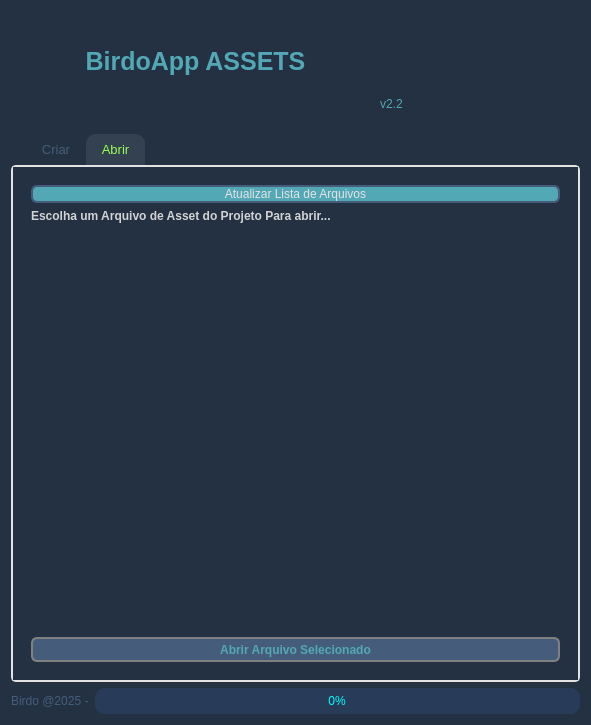
<?xml version="1.0" encoding="UTF-8"?>
<ui version="4.0">
 <class>dialog</class>
 <widget class="QDialog" name="dialog">
  <property name="windowModality">
   <enum>Qt::NonModal</enum>
  </property>
  <property name="geometry">
   <rect>
    <x>0</x>
    <y>0</y>
    <width>591</width>
    <height>725</height>
   </rect>
  </property>
  <property name="sizePolicy">
   <sizepolicy hsizetype="Fixed" vsizetype="Fixed">
    <horstretch>0</horstretch>
    <verstretch>0</verstretch>
   </sizepolicy>
  </property>
  <property name="minimumSize">
   <size>
    <width>591</width>
    <height>725</height>
   </size>
  </property>
  <property name="maximumSize">
   <size>
    <width>591</width>
    <height>725</height>
   </size>
  </property>
  <property name="windowTitle">
   <string>BirdoApp Assets</string>
  </property>
  <property name="styleSheet">
   <string notr="true">QWidget{	
	background-color: #233142;
}

QLabel{
	color: #53a8b6;
}

QLabel:disabled {
	color: #455d7a;
}

QGroupBox {
	color: #53a8b6;
}

QGroupBox:disabled {
	color: #455d7a;
}

QTabWidget::pane {
	border: 2px solid #e3e3e3;
	border-radius: 5px;
} 

QTabWidget::tab-bar {
    left: 15px; /* move to the right by 5px */
}

QTabBar::tab {
	color: #455d7a;
	background: transparent; 
	border: null;
	border-top-right-radius: 10px;
	border-top-left-radius: 10px;
	padding-top: 8px;
	padding-bottom: 8px;
	padding-right: 15px;
	padding-left: 15px;
} 

QTabBar::tab:selected {
	color:  rgb(150, 255, 83);
	background: rgba(255, 255, 255, 20); 
}

QCheckBox {
	color: #e3e3e3;
    spacing: 5px;
}

QCheckBox:unchecked {
	color: #53a8b6;
}

QCheckBox:checked {
	color: #7c73e6;
}

QCheckBox::indicator:unchecked {
    border: 1px solid white;
	border-radius: 2px;
	background-color:#233142;
}

QCheckBox::indicator:checked {
    border: 2px solid lightgray;
	border-radius: 6px;
	background-color: rgb(56, 186, 255);
}

QCheckBox:disabled{
	color: gray;
}

QCheckBox::indicator:checked:disabled {
    color: rgb(250, 90, 120);
	background-color: #233142;
	border-color: gray;
}

QCheckBox::indicator:unchecked:disabled {
    color: rgb(250, 90, 120);
	background-color: #233142;
	border-color: gray;
}

QComboBox {
	color: #233142;
    border: 2px solid #455d7a;
    border-radius: 6px;
    padding: 1px 18px 1px 3px;
    min-width: 6em;
}

QComboBox::down-arrow {
      image: null;
}

QComboBox:!editable, QComboBox::drop-down:editable {
     background: #e3e3e3;
}

QComboBox:on { /* shift the text when the popup opens */
    padding-top: 3px;
    padding-left: 4px;
}

QComboBox::drop-down {
    width: 15px;
	background-color: #e3e3e3;
    border-left-width: 2px;
    border-left-color: #455d7a;
    border-left-style: solid; /* just a single line */
    border-top-right-radius: 3px; /* same radius as the QComboBox */
    border-bottom-right-radius: 3px;
}

QComboBox:hover{
    border: 2px solid white;
    color: #53a8b6;
}

QComboBox QAbstractItemView{
    border: 2px solid white;
	border-radius: 10px;
    color: #233142;
	background-color: lightgray;
    selection-background-color: rgb(40, 30, 50);
	selection-color: white;
	padding: 3px 3px ;
}

QComboBox:disabled{
	color: rgb(250, 90, 120);
	background-color: rgb(250, 200, 200);
	border-color: gray;
}

QScrollArea{
	border: 2px solid #455d7a;
	border-radius: 15px;
}

QScrollBar::handle {
	border-radius: 10px;
 	border: none;
	background-color: #455d7a;
	width: 5px;
}

QScrollBar::add-page{ 
	border: none;
    background-color: transparent;
}

QScrollBar::sub-page {
    background-color: transparent;
	border: none;
}

QScrollBar::add-line {
    border: none;
    background-color: transparent;
}

QScrollBar::sub-line {
    border: none;
    background-color: transparent;
}

QScrollBar:arrow{
	border: none;
	background: transparent;
	color: none;
	image: none;
}

QPushButton {
	color: #e3e3e3;
    border: 2px solid #455d7a;
    border-radius: 6px;
	background-color: #53a8b6;
}

QPushButton:hover{
    border: 2px solid white;
    color: white;
}

QPushButton:pressed {
	color: #e3e3e3;
	border-color: #e3e3e3;
    background-color: #455d7a;
}

QPushButton::disabled {
	border-color: gray;
	background: #455d7a;
	color: #53a8b6;
}

QLineEdit {
	color: #5585b5;
    border: 2px solid #455d7a;
    border-radius: 5px;
    padding: 0 8px;
    background: #e3e3e3;
    selection-background-color: darkgray;
}

QLineEdit:hover{
    border: 2px solid white;
    color: black;
}

QLineEdit:disabled{
	color: #f95959;
	background-color: #79c2d0;
	border-color: rgb(255, 230, 220);
}

QProgressBar {
	color: rgb(0, 255, 255);
	padding: 2 2px;
	border: null;
	border-radius: 10px;
	min-height: 20px;
	background-color: rgb(40, 60, 90);	
}

QProgressBar::chunk {
	border: null;
	border-radius: 10px;
	background: rgb(50, 75, 100);
}</string>
  </property>
  <property name="sizeGripEnabled">
   <bool>false</bool>
  </property>
  <property name="modal">
   <bool>false</bool>
  </property>
  <layout class="QVBoxLayout" name="verticalLayout_2">
   <item>
    <layout class="QGridLayout" name="gridLayout_4">
     <property name="spacing">
      <number>0</number>
     </property>
     <item row="0" column="2">
      <widget class="QLabel" name="proj_logo">
       <property name="sizePolicy">
        <sizepolicy hsizetype="Fixed" vsizetype="Fixed">
         <horstretch>0</horstretch>
         <verstretch>0</verstretch>
        </sizepolicy>
       </property>
       <property name="minimumSize">
        <size>
         <width>100</width>
         <height>100</height>
        </size>
       </property>
       <property name="maximumSize">
        <size>
         <width>100</width>
         <height>100</height>
        </size>
       </property>
       <property name="text">
        <string/>
       </property>
       <property name="scaledContents">
        <bool>true</bool>
       </property>
      </widget>
     </item>
     <item row="0" column="0">
      <widget class="QLabel" name="label_7">
       <property name="font">
        <font>
         <pointsize>19</pointsize>
         <weight>75</weight>
         <bold>true</bold>
        </font>
       </property>
       <property name="text">
        <string>BirdoApp ASSETS</string>
       </property>
       <property name="alignment">
        <set>Qt::AlignCenter</set>
       </property>
      </widget>
     </item>
     <item row="0" column="1">
      <widget class="QLabel" name="label_9">
       <property name="sizePolicy">
        <sizepolicy hsizetype="Fixed" vsizetype="Preferred">
         <horstretch>0</horstretch>
         <verstretch>0</verstretch>
        </sizepolicy>
       </property>
       <property name="maximumSize">
        <size>
         <width>100</width>
         <height>16777215</height>
        </size>
       </property>
       <property name="text">
        <string>v2.2</string>
       </property>
       <property name="alignment">
        <set>Qt::AlignBottom|Qt::AlignJustify</set>
       </property>
      </widget>
     </item>
    </layout>
   </item>
   <item>
    <spacer name="horizontalSpacer">
     <property name="orientation">
      <enum>Qt::Horizontal</enum>
     </property>
     <property name="sizeHint" stdset="0">
      <size>
       <width>566</width>
       <height>17</height>
      </size>
     </property>
    </spacer>
   </item>
   <item>
    <widget class="QTabWidget" name="tabWidget">
     <property name="font">
      <font>
       <pointsize>10</pointsize>
      </font>
     </property>
     <property name="currentIndex">
      <number>1</number>
     </property>
     <widget class="QWidget" name="tab">
      <attribute name="title">
       <string>Criar</string>
      </attribute>
      <layout class="QVBoxLayout" name="verticalLayout">
       <item>
        <widget class="QWidget" name="widget" native="true">
         <layout class="QGridLayout" name="gridLayout">
          <item row="1" column="0">
           <widget class="QLabel" name="label">
            <property name="minimumSize">
             <size>
              <width>0</width>
              <height>0</height>
             </size>
            </property>
            <property name="maximumSize">
             <size>
              <width>16777215</width>
              <height>30</height>
             </size>
            </property>
            <property name="font">
             <font>
              <weight>50</weight>
              <bold>false</bold>
             </font>
            </property>
            <property name="text">
             <string>Tipo:</string>
            </property>
           </widget>
          </item>
          <item row="2" column="0">
           <widget class="QComboBox" name="comboBox">
            <property name="sizePolicy">
             <sizepolicy hsizetype="Fixed" vsizetype="MinimumExpanding">
              <horstretch>0</horstretch>
              <verstretch>0</verstretch>
             </sizepolicy>
            </property>
            <property name="minimumSize">
             <size>
              <width>97</width>
              <height>30</height>
             </size>
            </property>
            <property name="maximumSize">
             <size>
              <width>80</width>
              <height>30</height>
             </size>
            </property>
            <property name="toolTip">
             <string>Tipo do asset </string>
            </property>
            <property name="styleSheet">
             <string notr="true">QComboBox {
	color: black;
    border: 2px solid white;
    border-radius: 6px;
    padding: 1px 18px 1px 3px;
    min-width: 6em;
}

QComboBox:!editable, QComboBox::drop-down:editable {
     background: lightgray;
}

QComboBox:on { /* shift the text when the popup opens */
    padding-top: 3px;
    padding-left: 4px;
}

QComboBox::drop-down {
    width: 20px;
	background-color: rgb(194, 194, 194);
    border-left-width: 2px;
    border-left-color: darkgray;
    border-left-style: solid; /* just a single line */
    border-top-right-radius: 3px; /* same radius as the QComboBox */
    border-bottom-right-radius: 3px;
}

QComboBox:hover{
    border: 2px solid #05B8CC;
    color: white;
}

QComboBox QAbstractItemView{
    border: null;
	border-radius: 10px;
    color: black;
	background-color: lightgray;
    selection-background-color: #05B8CC;
	selection-color: white;
	padding: 3px 3px ;
}</string>
            </property>
           </widget>
          </item>
          <item row="0" column="0" colspan="2">
           <widget class="QLabel" name="label_8">
            <property name="font">
             <font>
              <weight>75</weight>
              <bold>true</bold>
             </font>
            </property>
            <property name="styleSheet">
             <string notr="true">QLabel {
	color: lightgray;
}</string>
            </property>
            <property name="text">
             <string>Escolha o nome do arquivo...</string>
            </property>
           </widget>
          </item>
          <item row="2" column="2">
           <widget class="QLineEdit" name="lineEdit">
            <property name="sizePolicy">
             <sizepolicy hsizetype="Fixed" vsizetype="MinimumExpanding">
              <horstretch>0</horstretch>
              <verstretch>0</verstretch>
             </sizepolicy>
            </property>
            <property name="minimumSize">
             <size>
              <width>270</width>
              <height>25</height>
             </size>
            </property>
            <property name="maximumSize">
             <size>
              <width>16777215</width>
              <height>30</height>
             </size>
            </property>
            <property name="toolTip">
             <string>&lt;html&gt;&lt;head/&gt;&lt;body&gt;&lt;p&gt;Nome do asset&lt;/p&gt;&lt;p&gt;OBS: Caracteres Nao aceitos serao retirados e considerados 'espaco', trocando a primeira Letra depois deles para UpperCase!&lt;/p&gt;&lt;/body&gt;&lt;/html&gt;</string>
            </property>
            <property name="styleSheet">
             <string notr="true"/>
            </property>
            <property name="text">
             <string/>
            </property>
            <property name="placeholderText">
             <string>Escolha um nome...</string>
            </property>
           </widget>
          </item>
          <item row="1" column="1">
           <widget class="QLabel" name="label_2">
            <property name="minimumSize">
             <size>
              <width>0</width>
              <height>0</height>
             </size>
            </property>
            <property name="maximumSize">
             <size>
              <width>16777215</width>
              <height>30</height>
             </size>
            </property>
            <property name="font">
             <font>
              <weight>50</weight>
              <bold>false</bold>
             </font>
            </property>
            <property name="text">
             <string>Numero:</string>
            </property>
           </widget>
          </item>
          <item row="3" column="0" colspan="3">
           <layout class="QGridLayout" name="gridLayout_2" columnstretch="0,2">
            <item row="2" column="0" colspan="2">
             <widget class="QLabel" name="labelLimit">
              <property name="maximumSize">
               <size>
                <width>16777215</width>
                <height>20</height>
               </size>
              </property>
              <property name="font">
               <font>
                <weight>50</weight>
                <italic>false</italic>
                <bold>false</bold>
               </font>
              </property>
              <property name="styleSheet">
               <string notr="true">QLabel {
	color: Red;
	background-color: rgb(232, 173, 168);
	border-radius: 5px;
}</string>
              </property>
              <property name="text">
               <string>...Tamanho do nome excede 23 caracteres!!!</string>
              </property>
              <property name="alignment">
               <set>Qt::AlignCenter</set>
              </property>
             </widget>
            </item>
            <item row="1" column="0">
             <widget class="QLabel" name="label_4">
              <property name="text">
               <string>Nome do asset:</string>
              </property>
             </widget>
            </item>
            <item row="1" column="1">
             <widget class="QLabel" name="nameLabel">
              <property name="enabled">
               <bool>true</bool>
              </property>
              <property name="minimumSize">
               <size>
                <width>0</width>
                <height>25</height>
               </size>
              </property>
              <property name="maximumSize">
               <size>
                <width>16777215</width>
                <height>30</height>
               </size>
              </property>
              <property name="font">
               <font>
                <weight>75</weight>
                <bold>true</bold>
               </font>
              </property>
              <property name="toolTip">
               <string>Nome formatado</string>
              </property>
              <property name="styleSheet">
               <string notr="true">QLabel {
	color: lightgray;
    border: 2px solid white;
    border-radius: 3px;
    padding: 2px;
}</string>
              </property>
              <property name="frameShape">
               <enum>QFrame::WinPanel</enum>
              </property>
              <property name="text">
               <string>Nome final...</string>
              </property>
             </widget>
            </item>
            <item row="0" column="1">
             <widget class="Line" name="line_2">
              <property name="orientation">
               <enum>Qt::Horizontal</enum>
              </property>
             </widget>
            </item>
           </layout>
          </item>
          <item row="4" column="0" colspan="3">
           <layout class="QGridLayout" name="gridLayout_3">
            <item row="1" column="1">
             <widget class="QLineEdit" name="lineFolder">
              <property name="sizePolicy">
               <sizepolicy hsizetype="Expanding" vsizetype="MinimumExpanding">
                <horstretch>0</horstretch>
                <verstretch>0</verstretch>
               </sizepolicy>
              </property>
              <property name="minimumSize">
               <size>
                <width>0</width>
                <height>28</height>
               </size>
              </property>
              <property name="maximumSize">
               <size>
                <width>16777215</width>
                <height>30</height>
               </size>
              </property>
              <property name="toolTip">
               <string>Pasta onde salvar o arquivo</string>
              </property>
              <property name="styleSheet">
               <string notr="true"/>
              </property>
              <property name="text">
               <string/>
              </property>
              <property name="placeholderText">
               <string>Escolha uma pasta onde salvar...</string>
              </property>
             </widget>
            </item>
            <item row="0" column="0" colspan="2">
             <widget class="QLabel" name="label_6">
              <property name="minimumSize">
               <size>
                <width>0</width>
                <height>22</height>
               </size>
              </property>
              <property name="maximumSize">
               <size>
                <width>16777215</width>
                <height>15</height>
               </size>
              </property>
              <property name="font">
               <font>
                <weight>50</weight>
                <bold>false</bold>
               </font>
              </property>
              <property name="text">
               <string>Pasta destino:</string>
              </property>
             </widget>
            </item>
            <item row="1" column="0">
             <widget class="QPushButton" name="button_folder">
              <property name="sizePolicy">
               <sizepolicy hsizetype="Fixed" vsizetype="MinimumExpanding">
                <horstretch>0</horstretch>
                <verstretch>0</verstretch>
               </sizepolicy>
              </property>
              <property name="minimumSize">
               <size>
                <width>35</width>
                <height>25</height>
               </size>
              </property>
              <property name="maximumSize">
               <size>
                <width>44</width>
                <height>30</height>
               </size>
              </property>
              <property name="toolTip">
               <string>escolha um folder...</string>
              </property>
              <property name="styleSheet">
               <string notr="true">QPushButton {
	color: rgb(72, 72, 72);
    border: 2px solid white;
    border-radius: 6px;
	background-color: lightgray;
	max-width: 40px;
}

QPushButton:pressed {
	color: white;
	border-color: white;
    background-color: #05B8CC;
}

QPushButton:flat {
    border: none; /* no border for a flat push button */
}

QPushButton:default {
    border-color: navy; /* make the default button prominent */
}

QPushButton:hover{
    border: 2px solid #05B8CC;
    color: black;
}</string>
              </property>
              <property name="text">
               <string>...</string>
              </property>
             </widget>
            </item>
           </layout>
          </item>
          <item row="1" column="2">
           <widget class="QLabel" name="label_3">
            <property name="minimumSize">
             <size>
              <width>0</width>
              <height>0</height>
             </size>
            </property>
            <property name="maximumSize">
             <size>
              <width>16777215</width>
              <height>30</height>
             </size>
            </property>
            <property name="font">
             <font>
              <weight>50</weight>
              <bold>false</bold>
             </font>
            </property>
            <property name="text">
             <string>Nome:</string>
            </property>
           </widget>
          </item>
          <item row="2" column="1">
           <widget class="QSpinBox" name="spinBox">
            <property name="sizePolicy">
             <sizepolicy hsizetype="Fixed" vsizetype="MinimumExpanding">
              <horstretch>0</horstretch>
              <verstretch>0</verstretch>
             </sizepolicy>
            </property>
            <property name="minimumSize">
             <size>
              <width>69</width>
              <height>25</height>
             </size>
            </property>
            <property name="maximumSize">
             <size>
              <width>70</width>
              <height>30</height>
             </size>
            </property>
            <property name="toolTip">
             <string>Numero do asset. Cada asset tem um numero identificador</string>
            </property>
            <property name="layoutDirection">
             <enum>Qt::LeftToRight</enum>
            </property>
            <property name="styleSheet">
             <string notr="true">QSpinBox {
	color: black;
    border: 2px solid white;
	border-radius: 6px;
	background-color: lightgray;
}

QSpinBox::up-button {
    width: 15px;
	background-color: rgb(194, 194, 194);
    border-left: 2px solid darkgray;
	border-bottom: 2px solid darkgray;
    border-top-right-radius: 3px; /* same radius as the QSpinBox */
    border-bottom-right-radius: 3px;
}

QSpinBox::down-button {
    width: 15px;
	background-color: rgb(194, 194, 194);
    border-left: 2px solid darkgray;
	border-up: 2px solid darkgray;
    border-top-right-radius: 3px; /* same radius as the QSpinBox */
    border-bottom-right-radius: 3px;
}

QSpinBox:hover{
    border: 2px solid #05B8CC;
    color: white;
}
</string>
            </property>
            <property name="alignment">
             <set>Qt::AlignCenter</set>
            </property>
            <property name="prefix">
             <string>00</string>
            </property>
            <property name="maximum">
             <number>999</number>
            </property>
           </widget>
          </item>
          <item row="6" column="2">
           <spacer name="verticalSpacer">
            <property name="orientation">
             <enum>Qt::Vertical</enum>
            </property>
            <property name="sizeType">
             <enum>QSizePolicy::Fixed</enum>
            </property>
            <property name="sizeHint" stdset="0">
             <size>
              <width>20</width>
              <height>200</height>
             </size>
            </property>
           </spacer>
          </item>
          <item row="7" column="2">
           <widget class="QPushButton" name="createButton">
            <property name="minimumSize">
             <size>
              <width>0</width>
              <height>25</height>
             </size>
            </property>
            <property name="font">
             <font>
              <weight>75</weight>
              <bold>true</bold>
             </font>
            </property>
            <property name="text">
             <string>Criar Arquivo</string>
            </property>
           </widget>
          </item>
         </layout>
        </widget>
       </item>
      </layout>
     </widget>
     <widget class="QWidget" name="tab_2">
      <attribute name="title">
       <string>Abrir</string>
      </attribute>
      <layout class="QVBoxLayout" name="verticalLayout_3">
       <item>
        <widget class="QWidget" name="widget_3" native="true">
         <layout class="QVBoxLayout" name="verticalLayout_4">
          <item>
           <widget class="QPushButton" name="pbUpdateList">
            <property name="text">
             <string>Atualizar Lista de Arquivos</string>
            </property>
           </widget>
          </item>
          <item>
           <widget class="QLabel" name="label_16">
            <property name="font">
             <font>
              <weight>75</weight>
              <bold>true</bold>
             </font>
            </property>
            <property name="styleSheet">
             <string notr="true">QLabel {
	color: lightgray;
}</string>
            </property>
            <property name="text">
             <string>Escolha um Arquivo de Asset do Projeto Para abrir...</string>
            </property>
           </widget>
          </item>
          <item>
           <spacer name="horizontalSpacer_2">
            <property name="orientation">
             <enum>Qt::Horizontal</enum>
            </property>
            <property name="sizeHint" stdset="0">
             <size>
              <width>40</width>
              <height>20</height>
             </size>
            </property>
           </spacer>
          </item>
          <item>
           <widget class="QTreeWidget" name="treeWidget">
            <property name="styleSheet">
             <string notr="true">QTreeWidget::item {
	color: rgb(160, 235, 227);
}

QTreeWidget::item::disabled {
	color: gray;
}</string>
            </property>
            <property name="frameShape">
             <enum>QFrame::NoFrame</enum>
            </property>
            <property name="frameShadow">
             <enum>QFrame::Raised</enum>
            </property>
            <property name="lineWidth">
             <number>1</number>
            </property>
            <property name="midLineWidth">
             <number>0</number>
            </property>
            <property name="selectionBehavior">
             <enum>QAbstractItemView::SelectItems</enum>
            </property>
            <property name="textElideMode">
             <enum>Qt::ElideLeft</enum>
            </property>
            <property name="autoExpandDelay">
             <number>-1</number>
            </property>
            <property name="indentation">
             <number>25</number>
            </property>
            <property name="rootIsDecorated">
             <bool>false</bool>
            </property>
            <property name="uniformRowHeights">
             <bool>true</bool>
            </property>
            <property name="sortingEnabled">
             <bool>true</bool>
            </property>
            <property name="animated">
             <bool>true</bool>
            </property>
            <attribute name="headerVisible">
             <bool>false</bool>
            </attribute>
            <attribute name="headerCascadingSectionResizes">
             <bool>true</bool>
            </attribute>
            <attribute name="headerHighlightSections">
             <bool>true</bool>
            </attribute>
            <attribute name="headerMinimumSectionSize">
             <number>150</number>
            </attribute>
            <attribute name="headerShowSortIndicator" stdset="0">
             <bool>true</bool>
            </attribute>
            <column>
             <property name="text">
              <string notr="true">1</string>
             </property>
            </column>
           </widget>
          </item>
          <item>
           <widget class="QPushButton" name="pbOpen">
            <property name="enabled">
             <bool>false</bool>
            </property>
            <property name="minimumSize">
             <size>
              <width>0</width>
              <height>25</height>
             </size>
            </property>
            <property name="font">
             <font>
              <weight>75</weight>
              <bold>true</bold>
             </font>
            </property>
            <property name="text">
             <string>Abrir Arquivo Selecionado</string>
            </property>
           </widget>
          </item>
         </layout>
        </widget>
       </item>
      </layout>
     </widget>
    </widget>
   </item>
   <item>
    <layout class="QHBoxLayout" name="horizontalLayout">
     <item>
      <widget class="QLabel" name="label_5">
       <property name="enabled">
        <bool>false</bool>
       </property>
       <property name="text">
        <string>Birdo @2025 -</string>
       </property>
      </widget>
     </item>
     <item>
      <widget class="QProgressBar" name="progressBar">
       <property name="value">
        <number>0</number>
       </property>
       <property name="alignment">
        <set>Qt::AlignCenter</set>
       </property>
      </widget>
     </item>
    </layout>
   </item>
  </layout>
 </widget>
 <resources/>
 <connections/>
</ui>
